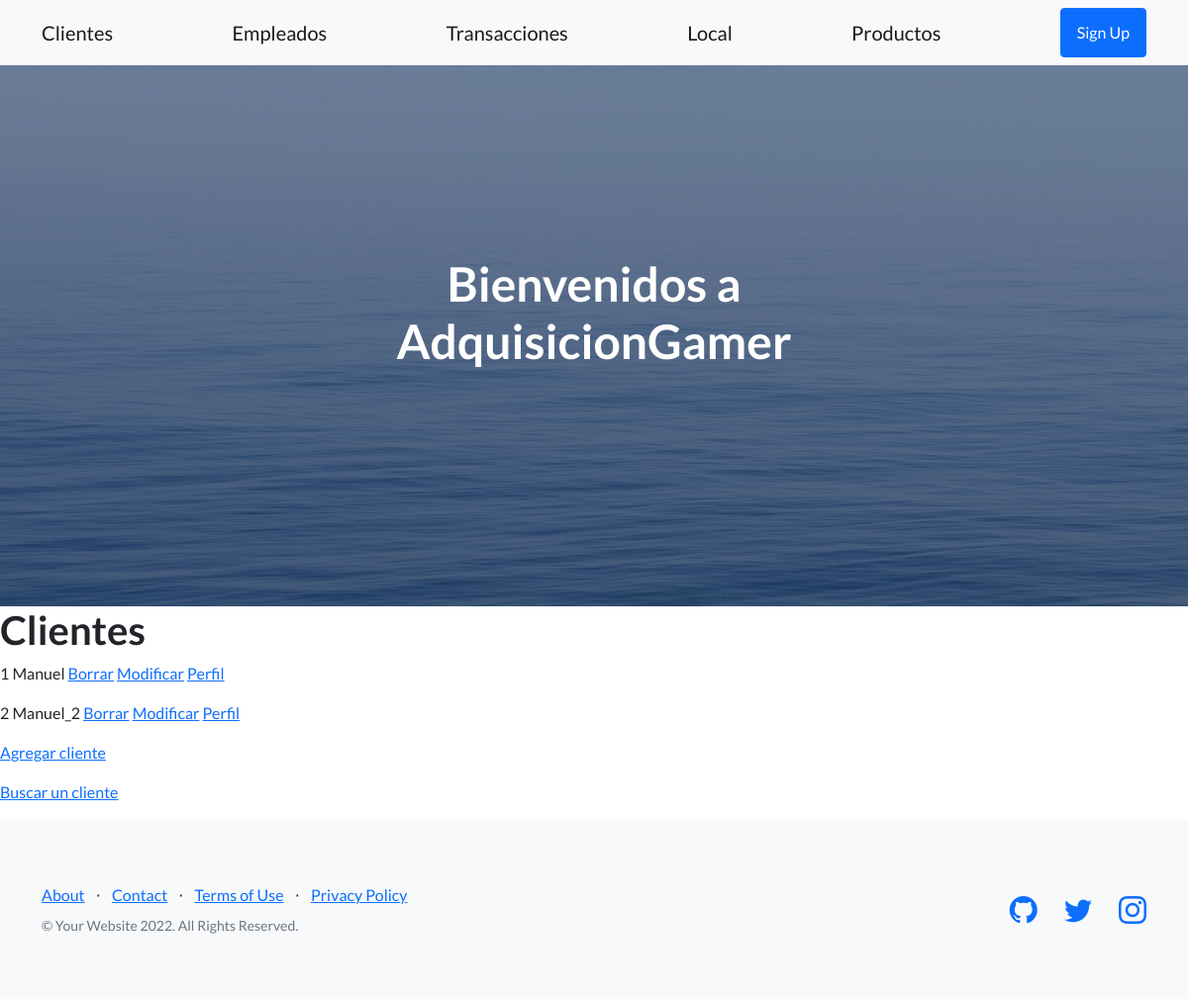
/Appfinal/cliente/ (signed in), run on an earlier commit of the app's database.
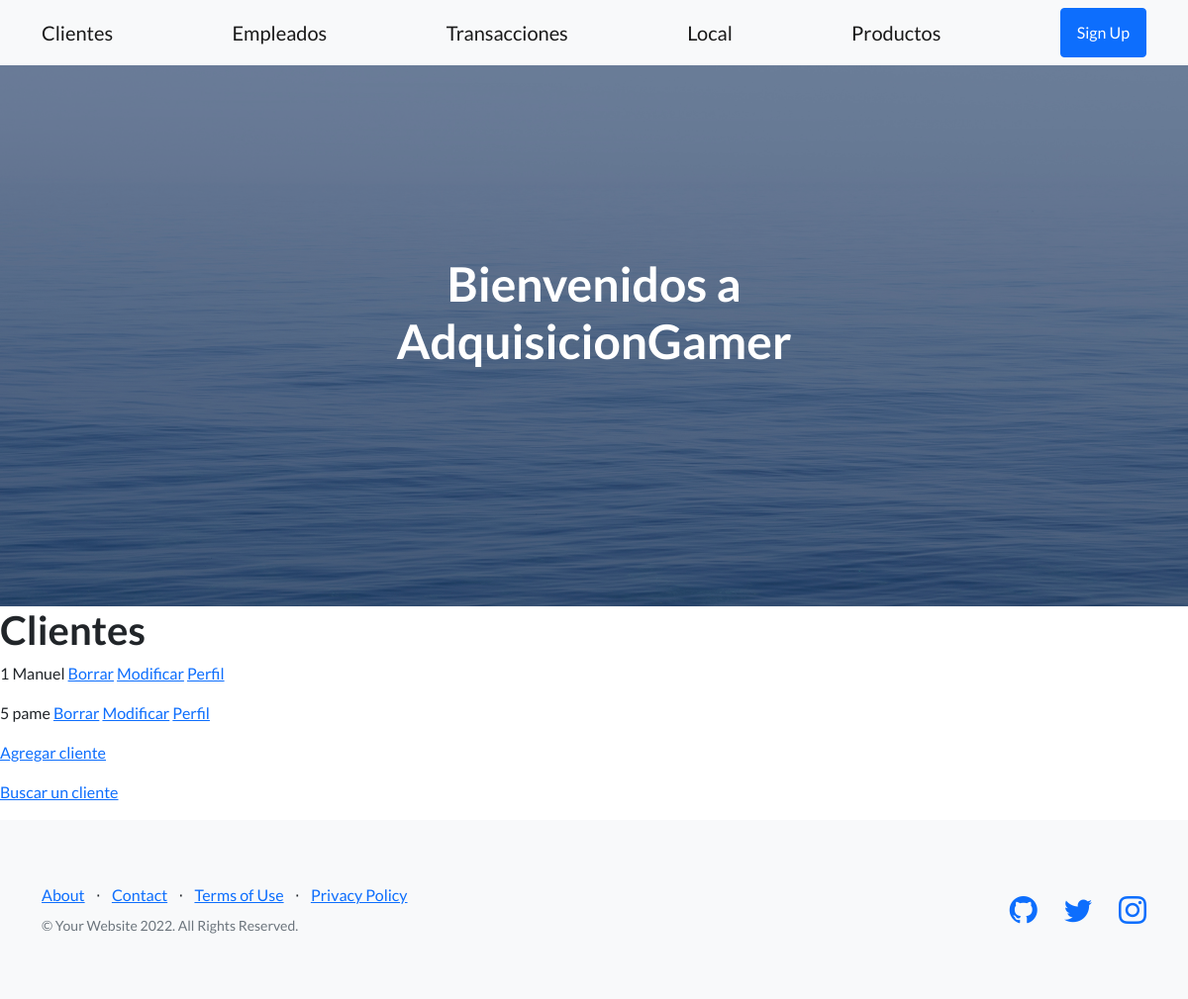
And on a later commit of the database.
### Appfinal/models.py (models this page shows, shortened)
class Cliente(models.Model):
    nombre_cliente = models.CharField(max_length=40)
    email = models.EmailField()

### Appfinal/views.py (the view)
# urls.py: path('cliente/', views.Lista_clientes.as_view(), name="clienteInicio"),
class Lista_clientes(LoginRequiredMixin, ListView):
    model = Cliente
    template_name = 'Appfinal/cliente_lista.html'

### Appfinal/templates/Appfinal/cliente_lista.html
{% extends "Appfinal/template_logueado.html" %}
{% load static %}
{% block B %}
    <h1> Clientes </h1>
    {% for a in object_list %}
        <p>
            {{a.id}}
            {{a.nombre_cliente}}
            <a href="{% url 'clienteEliminar' a.id %}">Borrar</a>
            <a href="{% url 'clienteModificar' a.id %}">Modificar</a>
            <a href="{% url 'clienteDetalle' a.id %}">Perfil</a>
        </p>
    {% endfor %}
    <p>
        <a href ="/Appfinal/crear_cliente/"> Agregar cliente </a>
    </p>
    <p>
        <a href ="/Appfinal/busqueda_cliente/"> Buscar un cliente </a>
    </p>
{% endblock %}

What changed in the data, as far as the page shows it:
removed Cliente: id "2", nombre_cliente "Manuel_2"
added Cliente: id "5", nombre_cliente "pame"
